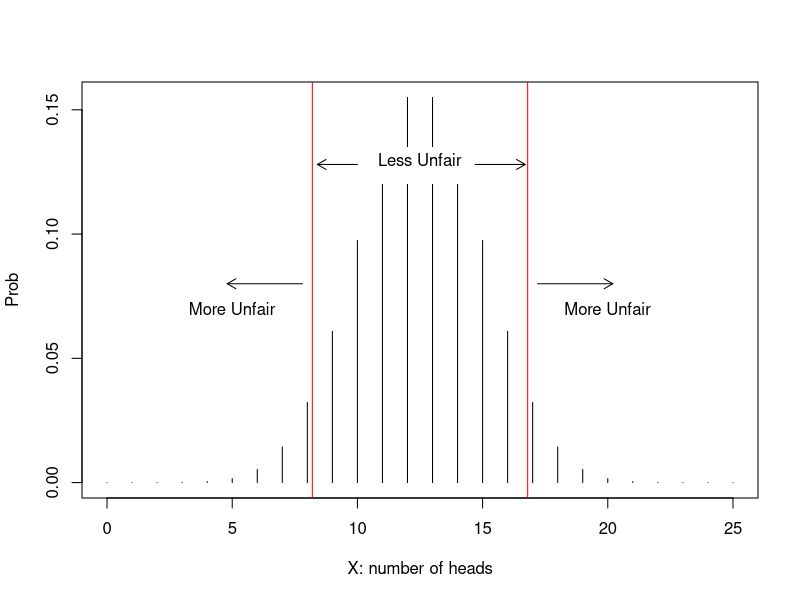
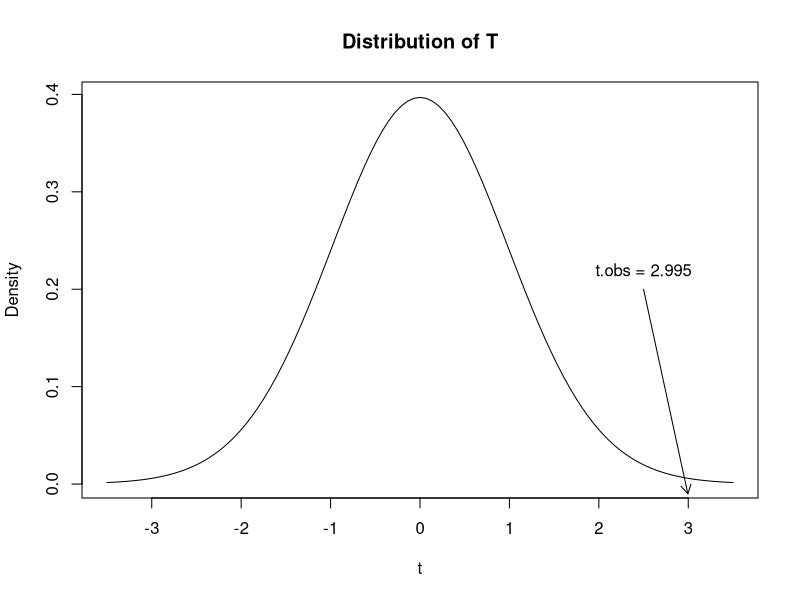
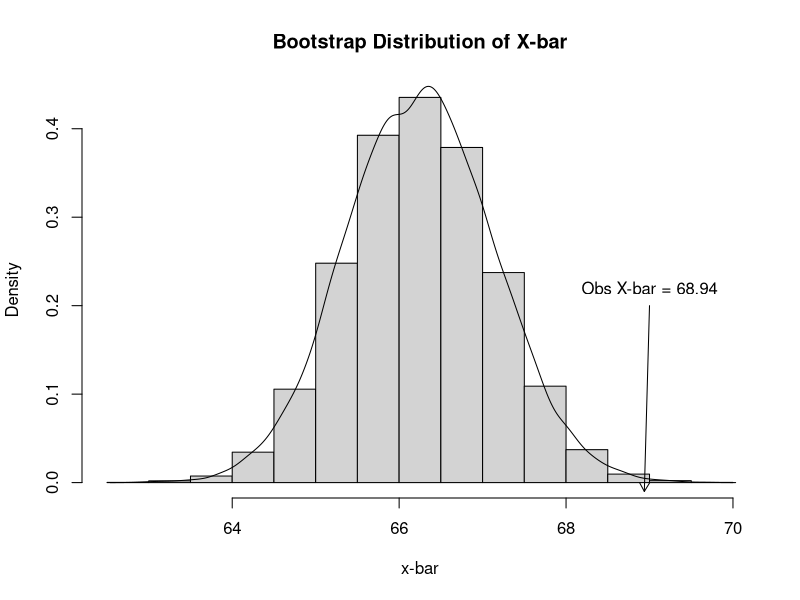

Source code (R) for these figures, in order:
## ---- chunk 1
library(knitr)
knitr::opts_chunk$set(echo = TRUE)
knitr::opts_chunk$set(fig.align='center')
knitr::opts_chunk$set(out.width = "75%")
## ---- chunk 2
plot(0:25,dbinom(0:25,25,0.5),type="h",xlab="X: number of heads",ylab="Prob")
abline(v=c(8.2,16.8),col="red")
rect(10,0.12,15,0.135,col="white",border=NA)
text(12.5,0.13,"Less Unfair")
arrows(c(10,14.7),c(0.128,0.128),c(8.4,16.7),c(0.128,0.128),length=0.1)
text(c(5,20),c(0.07,0.07),"More Unfair")
arrows(c(7.8,17.2),c(0.08,0.08),c(4.8,20.2),c(0.08,0.08),length=0.1)
## ---- chunk 3
1-pbinom(16,25,0.5)+pbinom(8,25,0.5)

##Or, since the binomial distribution is symmetric when pi=0.5:
2*(1-pbinom(16,25,0.5))

## ---- chunk 4
x<-c(62.0,73.8,59.8,66.9,75.6,63.3,64.0,63.1,65.0,67.2,73.0,
     62.3,60.8,65.7,60.8,65.8,63.3,54.9,67.8,65.1,74.8,75.0,
     77.8,73.7,74.3,68.4,77.5,77.9,66.5,65.5,71.7,75.9,81.7,
     76.5,77.8,75.0,64.6,59.4,60.7,69.2,78.2,65.7,69.6,80.0,
     67.6,73.0,65.3,67.6,66.2,69.6)
## ---- chunk 5
xbar<-mean(x)
xbar
## ---- chunk 6
t.obs<-(mean(x)-66.25)/(sd(x)/sqrt(50))
## ---- chunk 7
curve(dt(x,df=49),from=-3.5,to=3.5,xlab="t",ylab="Density",main="Distribution of T")
arrows(2.5,0.2,t.obs,-0.01,length=0.1)
text(2.5,0.22,"t.obs = 2.995")
## ---- chunk 8
set.seed(2003)
xbar.dist<-replicate(10000,{
  boot.sample<-sample(x,replace=T)
  mean(boot.sample)
})

##xbar.dist is centered around the observed sample mean; 
##We need to shift to be centered around 66.25
xbar.dist.h0<-xbar.dist+(66.25-mean(xbar.dist))

hist(xbar.dist.h0,freq=F,main="Bootstrap Distribution of X-bar",xlab="x-bar")
lines(density(xbar.dist.h0))
arrows(69,0.2,mean(x),-0.01,length=0.1)
text(69,0.22,"Obs X-bar = 68.94")
## ---- chunk 9
##Asymptotically:
1-pt(t.obs,49)

##Also, with t.test:
t.test(x,alternative="greater",mu=66.25)

##Simulation:
mean(xbar.dist.h0>=mean(x))

## ---- chunk 10
##Lower bound (asymptotically)
xbar-qt(0.95,49)*sd(x)/sqrt(50)

##Lower bound (simulation-based)
quantile(xbar.dist,0.05)

